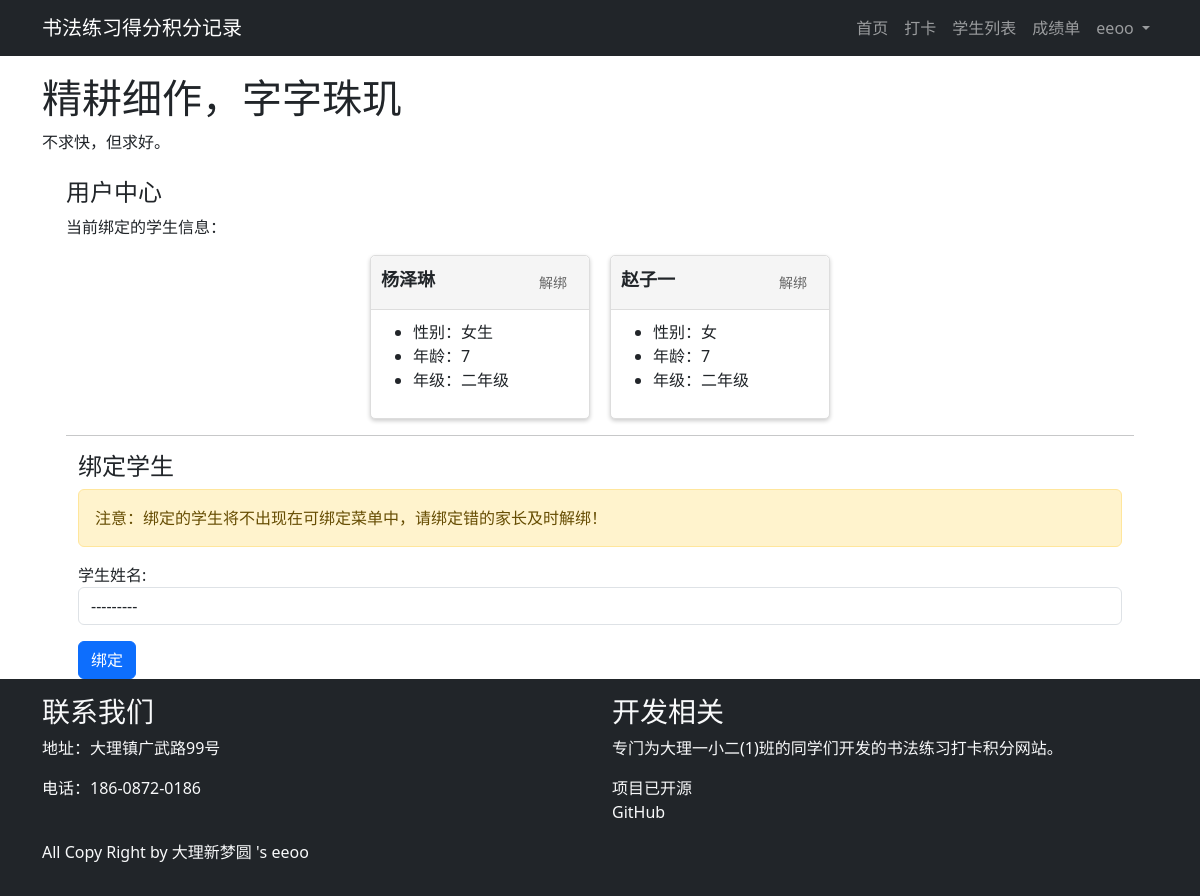
The page /user_center/ (signed in) on the database its author committed.
### myapp/models.py (models this page shows)
class Student(models.Model):
    student_id = models.AutoField(primary_key=True)
    name = models.CharField(max_length=100)
    sex = models.CharField(max_length=10)
    age = models.IntegerField()
    grade = models.CharField(max_length=10)
    user = models.ManyToManyField(User,through='StudentUser')
    last_checkin_date = models.DateField(null=True, blank=True)
    def __str__(self):
        return self.name

### myapp/views.py (the view)
# urls.py: path('user_center/', user_center, name='user_center'),
@login_required
def user_center(request):
    All_students = Student.objects.all()#user.student_set.all()
    mystudent = request.user.student_set.all()
    print(mystudent)
    form = BindStudentForm(request.POST or None, user=request.user)
    if request.method == 'POST' and form.is_valid():
        student = form.cleaned_data['student']
        form.cleaned_data['user']= request.user
        form.save()
        messages.success(request, '绑定成功！')
        return redirect('user_center')
    else:
        try:
            user = request.user
            student = request.user.student_set.first()
        except Student.DoesNotExist:
            student = None
        context = {
            'Student': mystudent,
            'students':All_students,
            'form': form
            }
        return render(request, 'user_center.html', context)

### myapp/forms.py
class BindStudentForm(forms.ModelForm):
    student = forms.ModelChoiceField(queryset=Student.objects.filter(user=None), label='学生姓名',widget=forms.Select(attrs={'class': 'form-control'}))
    user = forms.ModelChoiceField(queryset=User.objects.none(), widget=forms.HiddenInput(), required=False)
    def __init__(self, *args, **kwargs):
        self.user = kwargs.pop('user', None)
        super(BindStudentForm, self).__init__(*args, **kwargs)
        if self.user:
            self.fields['user'].queryset = User.objects.filter(id=self.user.id)
            self.fields['user'].initial = self.user
    class Meta:
        model = StudentUser
        fields = ['student','user']

### myapp/templates/user_center.html (shortened to what this page needs)
{% extends 'base.html' %}
{% block content %}
<div class="container">
  <div class="row">
    <div class="col-md-12">
      <h4>用户中心</h4>
      <p>当前绑定的学生信息：</p>
      <div class="card-container">
    {% for student in Student %}
      {% if student %}
        <div class="card">
          <div class="card-header">{{ student.name }}
            <a href="{% url 'unbind_student' student.pk %}" class="btn btn-danger unbind-btn" >解绑</a>
          </div>
          <div class="card-body">
            <ul>
              <li>性别：{{ student.sex }}</li>
              <li>年龄：{{ student.age }}</li>
              <li>年级：{{ student.grade }}</li>
            </ul>
          </div>
        </div>
      {% else %}
      <p>当前用户未绑定学生信息。</p>
      {% endif %}
    {% endfor %}
  </div>
      <hr>
      <div class="container">
        <div class="row">
          <div class="col-md-12">
            <h4>绑定学生</h4>
            <div class="alert alert-warning" role="alert">
              注意：绑定的学生将不出现在可绑定菜单中，请绑定错的家长及时解绑！
            </div>
            <form method="POST">
              {{ form.as_p }}
              <button type="submit" class="btn btn-primary">绑定</button>
            </form>
          </div>
        </div>
      </div>
    </div>
  </div>
</div>
{% endblock %}

### myapp/templates/base.html (shortened to what this page needs)
<!DOCTYPE html>
<html lang="zh-CN">
<head>
    <script>{% load static %}</script>
    <link href="https://cdn.jsdelivr.net/npm/bootstrap@5.3.0-alpha3/dist/css/bootstrap.min.css" rel="stylesheet">
</head>
<body>
    <nav class="navbar navbar-expand-md navbar-dark bg-dark">
        <div class="container">
        <a class="navbar-brand" href="/">书法练习得分积分记录</a>
        <div class="collapse navbar-collapse" id="navbarNav">
            <ul class="navbar-nav ms-auto">
                <li class="nav-item">
                    <a class="nav-link" href="/">首页</a>
                </li>
                <li class="nav-item active">
                    <a class="nav-link" href="{% url 'checkin' %}">打卡</a>
                </li>
                <li class="nav-item active">
                    <a class="nav-link" href="{% url 'student_list' %}">学生列表</a>
                </li>
                <li class="nav-item">
                    <a class="nav-link" href="{% url 'score_list' %}">成绩单</a>
                </li>
               {% if user.is_authenticated %}
                <li class="nav-item dropdown">
                    <a class="nav-link dropdown-toggle" href="#" id="navbarDropdown" role="button" data-bs-toggle="dropdown" aria-expanded="false">
                        {{ user.username }}
                    </a>
                </li>
    {% endif %}
            </ul>
        </div>
    </div>
    </nav>
    <div class="container mt-4">
        <h1>精耕细作，字字珠玑</h1>
        <p>不求快，但求好。 </p>
        <div class="container mt-4">
            {% block content %}
            {% endblock %}
        </div>
    </div>
</body>
<footer class="bg-dark text-light py-3"  >
    <div class="container">
      <div class="row">
        <div class="col-md-6">
          <h3>联系我们</h3>
          <p>地址：大理镇广武路99号</p>
          <p>电话：186-0872-0186</p>
        </div>
        <div class="col-md-6">
          <h3>开发相关</h3>
          <p>专门为大理一小二(1)班的同学们开发的书法练习打卡积分网站。</p>
          <p>项目已开源<a class="nav-link" target="_blank" href="https://github.com/Myeeoo/Student_Calligraphy_practice.git">GitHub</a></p>
        </div>
        <ul>All Copy Right by 大理新梦圆 's eeoo</ul>
      </div>
    </div>
  </footer>
</html>

### myapp/templates/base.html (style rules this page uses)
body { padding-top: 50px; }
.navbar { position: fixed; top: 0; width: 100%; }

### myapp/templates/user_center.html (style rules this page uses)
.card-container { display: flex; flex-wrap: wrap; gap: 20px; justify-content: center; align-items: flex-start; }
.card { width: 220px; background-color: #fff; border: 1px solid #ddd; border-radius: 5px; box-shadow: 0 2px 4px rgba(0, 0, 0, .2); overflow: hidden; }
.card-header { padding: 10px; font-size: 18px; font-weight: bold; background-color: #f5f5f5; border-bottom: 1px solid #ddd; }
.card-body { padding: 10px; }
.unbind-btn { float: right; font-size: 14px; border: none; background: none; color: #666; cursor: pointer; }

### rows shown on the page
Student: name "杨泽琳", sex "女生", age "7", grade "二年级"
Student: name "赵子一", sex "女", age "7", grade "二年级"
Student: student "---------"

### other values the page prints
{{ user.username }} "eeoo"
